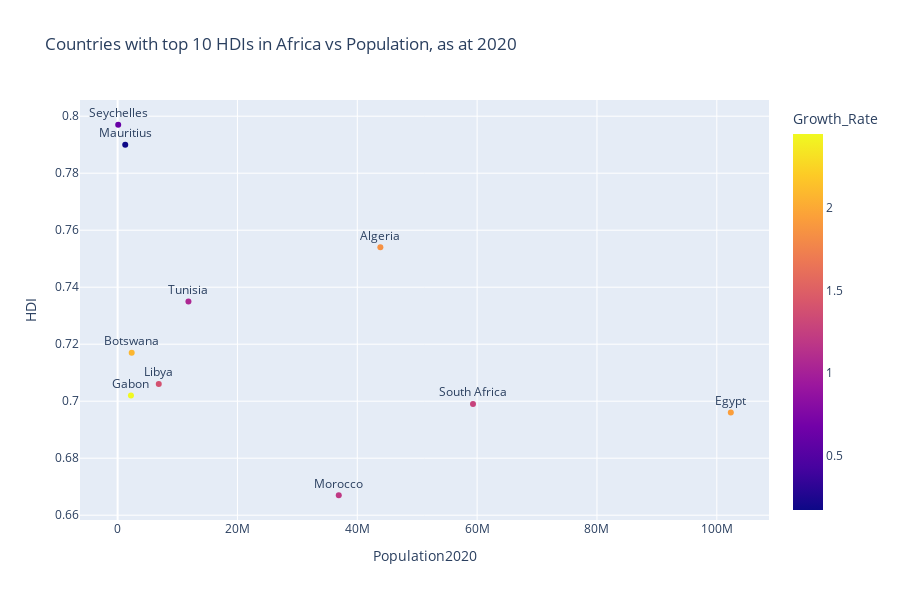

The code cell stored with this chart in its notebook:
### Code cell
fig = px.scatter(African_10, x= African_10.Population2020, y= African_10.HDI,text ='Country', color_continuous_scale = 'Plasma',hover_name= 'Country', color='Growth_Rate',title = "Countries with top 10 HDIs in Africa vs Population, as at 2020")
fig.update_traces(textposition='top center')
fig.update_layout(
    height=600,)
fig.show()

### Figure 1 — Plotly figure (JSON) as saved in the notebook; plotly's stock layout.template omitted (floating-point values rounded to 4 significant figures)
{"data": [{"hovertemplate": "<b>%{hovertext}</b><br><br>Population2020=%{x}<br>HDI=%{y}<br>Country=%{text}<br>Growth_Rate=%{marker.color}<extra></extra>", "hovertext": ["Seychelles", "Mauritius", "Algeria", "Tunisia", "Botswana", "Libya", "Gabon", "South Africa", "Egypt", "Morocco"], "legendgroup": "", "marker": {"color": [0.62, 0.17, 1.85, 1.06, 2.08, 1.39, 2.45, 1.28, 1.94, 1.2], "coloraxis": "coloraxis", "symbol": "circle"}, "mode": "markers+text", "name": "", "orientation": "v", "showlegend": false, "text": ["Seychelles", "Mauritius", "Algeria", "Tunisia", "Botswana", "Libya", "Gabon", "South Africa", "Egypt", "Morocco"], "textposition": "top center", "type": "scatter", "x": [98347, 1271768, 43851044, 11818619, 2351627, 6871292, 2225734, 59308690, 102334404, 36910560], "xaxis": "x", "y": [0.797, 0.79, 0.754, 0.735, 0.717, 0.706, 0.702, 0.699, 0.696, 0.667], "yaxis": "y"}], "layout": {"coloraxis": {"colorbar": {"title": {"text": "Growth_Rate"}}, "colorscale": [[0, "#0d0887"], [0.1111, "#46039f"], [0.2222, "#7201a8"], [0.3333, "#9c179e"], [0.4444, "#bd3786"], [0.5556, "#d8576b"], [0.6667, "#ed7953"], [0.7778, "#fb9f3a"], [0.8889, "#fdca26"], [1, "#f0f921"]]}, "height": 600, "legend": {"tracegroupgap": 0}, "title": {"text": "Countries with top 10 HDIs in Africa vs Population, as at 2020"}, "xaxis": {"anchor": "y", "domain": [0, 1], "title": {"text": "Population2020"}}, "yaxis": {"anchor": "x", "domain": [0, 1], "title": {"text": "HDI"}}}}
